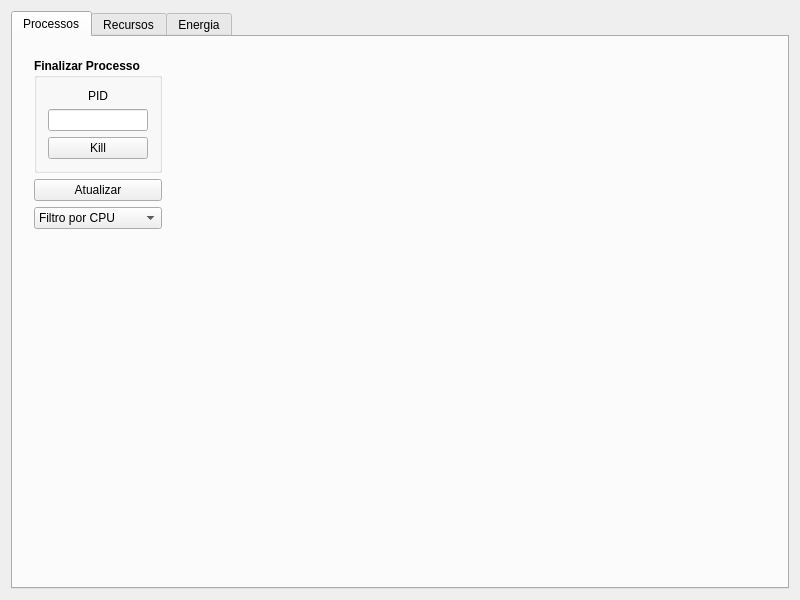
<?xml version="1.0" encoding="UTF-8"?>
<ui version="4.0">
 <class>SystemMonitor</class>
 <widget class="QMainWindow" name="SystemMonitor">
  <property name="geometry">
   <rect>
    <x>0</x>
    <y>0</y>
    <width>800</width>
    <height>600</height>
   </rect>
  </property>
  <property name="windowTitle">
   <string>System Monitor</string>
  </property>
  <widget class="QWidget" name="centralWidget">
   <layout class="QGridLayout" name="gridLayout">
    <item row="1" column="0">
     <widget class="QTabWidget" name="tabWidget">
      <property name="currentIndex">
       <number>0</number>
      </property>
      <widget class="QWidget" name="tabProcessos">
       <attribute name="title">
        <string>Processos</string>
       </attribute>
       <widget class="QWidget" name="verticalLayoutWidget">
        <property name="geometry">
         <rect>
          <x>10</x>
          <y>10</y>
          <width>150</width>
          <height>240</height>
         </rect>
        </property>
        <layout class="QVBoxLayout" name="verticalLayout">
         <item>
          <widget class="QGroupBox" name="groupBox">
           <property name="font">
            <font>
             <weight>75</weight>
             <bold>true</bold>
            </font>
           </property>
           <property name="title">
            <string>Finalizar Processo</string>
           </property>
           <layout class="QVBoxLayout" name="verticalLayout_2">
            <item>
             <widget class="QLabel" name="label">
              <property name="font">
               <font>
                <weight>50</weight>
                <bold>false</bold>
               </font>
              </property>
              <property name="text">
               <string>PID</string>
              </property>
              <property name="alignment">
               <set>Qt::AlignCenter</set>
              </property>
             </widget>
            </item>
            <item>
             <widget class="QLineEdit" name="lePID">
              <property name="font">
               <font>
                <weight>50</weight>
                <bold>false</bold>
               </font>
              </property>
             </widget>
            </item>
            <item>
             <widget class="QPushButton" name="pbKill">
              <property name="font">
               <font>
                <weight>50</weight>
                <bold>false</bold>
               </font>
              </property>
              <property name="text">
               <string>Kill</string>
              </property>
             </widget>
            </item>
           </layout>
          </widget>
         </item>
         <item>
          <widget class="QPushButton" name="pbUpdate">
           <property name="text">
            <string>Atualizar</string>
           </property>
          </widget>
         </item>
         <item>
          <widget class="QComboBox" name="cbFilter">
           <item>
            <property name="text">
             <string>Filtro por CPU</string>
            </property>
           </item>
           <item>
            <property name="text">
             <string>Filtro por Thread</string>
            </property>
           </item>
           <item>
            <property name="text">
             <string>Filtro por Memória</string>
            </property>
           </item>
           <item>
            <property name="text">
             <string>Filtro Gourmet</string>
            </property>
           </item>
          </widget>
         </item>
         <item>
          <spacer name="verticalSpacer">
           <property name="orientation">
            <enum>Qt::Vertical</enum>
           </property>
           <property name="sizeHint" stdset="0">
            <size>
             <width>20</width>
             <height>40</height>
            </size>
           </property>
          </spacer>
         </item>
        </layout>
       </widget>
      </widget>
      <widget class="QWidget" name="tabRecursos">
       <attribute name="title">
        <string>Recursos</string>
       </attribute>
       <layout class="QGridLayout" name="gridLayout_2">
        <item row="0" column="0">
         <layout class="QVBoxLayout" name="verticalLayout_3">
          <item>
           <widget class="QGroupBox" name="gbCPU">
            <property name="title">
             <string>Histórico de CPU</string>
            </property>
            <layout class="QVBoxLayout" name="verticalLayout_4">
             <item>
              <widget class="QCustomPlot" name="chartCPU" native="true"/>
             </item>
            </layout>
           </widget>
          </item>
          <item>
           <widget class="QGroupBox" name="gbMemory">
            <property name="title">
             <string>Histórico de Memória</string>
            </property>
            <layout class="QVBoxLayout" name="verticalLayout_5">
             <item>
              <widget class="QCustomPlot" name="chartMemory" native="true"/>
             </item>
            </layout>
           </widget>
          </item>
         </layout>
        </item>
       </layout>
      </widget>
      <widget class="QWidget" name="tabEnergia">
       <attribute name="title">
        <string>Energia</string>
       </attribute>
       <layout class="QGridLayout" name="gridLayout_3">
        <item row="0" column="0">
         <layout class="QHBoxLayout" name="horizontalLayout">
          <item>
           <widget class="QCustomPlot" name="chartCharge" native="true"/>
          </item>
          <item>
           <widget class="QCustomPlot" name="chartDischarge" native="true"/>
          </item>
         </layout>
        </item>
       </layout>
      </widget>
     </widget>
    </item>
   </layout>
  </widget>
 </widget>
 <layoutdefault spacing="6" margin="11"/>
 <customwidgets>
  <customwidget>
   <class>QCustomPlot</class>
   <extends>QWidget</extends>
   <header>qcustomplot.h</header>
  </customwidget>
 </customwidgets>
 <resources/>
 <connections/>
</ui>
